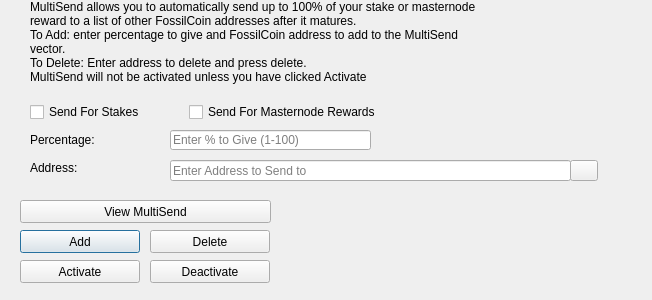
<?xml version="1.0" encoding="UTF-8"?>
<ui version="4.0">
 <class>MultiSendDialog</class>
 <widget class="QDialog" name="MultiSendDialog">
  <property name="windowModality">
   <enum>Qt::NonModal</enum>
  </property>
  <property name="geometry">
   <rect>
    <x>0</x>
    <y>0</y>
    <width>652</width>
    <height>300</height>
   </rect>
  </property>
  <property name="windowTitle">
   <string>MultiSend</string>
  </property>
  <widget class="QLineEdit" name="multiSendPercentEdit">
   <property name="geometry">
    <rect>
     <x>170</x>
     <y>130</y>
     <width>201</width>
     <height>20</height>
    </rect>
   </property>
   <property name="toolTip">
    <string>Enter whole numbers 1 - 100</string>
   </property>
   <property name="placeholderText">
    <string>Enter % to Give (1-100)</string>
   </property>
  </widget>
  <widget class="QLineEdit" name="multiSendAddressEdit">
   <property name="geometry">
    <rect>
     <x>170</x>
     <y>160</y>
     <width>401</width>
     <height>21</height>
    </rect>
   </property>
   <property name="toolTip">
    <string/>
   </property>
   <property name="placeholderText">
    <string>Enter Address to Send to</string>
   </property>
  </widget>
  <widget class="QLabel" name="label_2">
   <property name="geometry">
    <rect>
     <x>30</x>
     <y>0</y>
     <width>451</width>
     <height>121</height>
    </rect>
   </property>
   <property name="lineWidth">
    <number>1</number>
   </property>
   <property name="text">
    <string>MultiSend allows you to automatically send up to 100% of your stake or masternode reward to a list of other FossilCoin addresses after it matures.
To Add: enter percentage to give and FossilCoin address to add to the MultiSend vector.
To Delete: Enter address to delete and press delete.
MultiSend will not be activated unless you have clicked Activate</string>
   </property>
   <property name="alignment">
    <set>Qt::AlignLeading|Qt::AlignLeft|Qt::AlignTop</set>
   </property>
   <property name="wordWrap">
    <bool>true</bool>
   </property>
  </widget>
  <widget class="QLabel" name="message">
   <property name="geometry">
    <rect>
     <x>290</x>
     <y>200</y>
     <width>351</width>
     <height>91</height>
    </rect>
   </property>
   <property name="text">
    <string/>
   </property>
  </widget>
  <widget class="QPushButton" name="addButton">
   <property name="geometry">
    <rect>
     <x>20</x>
     <y>230</y>
     <width>120</width>
     <height>23</height>
    </rect>
   </property>
   <property name="toolTip">
    <string/>
   </property>
   <property name="statusTip">
    <string>Add to MultiSend Vector</string>
   </property>
   <property name="text">
    <string>Add</string>
   </property>
  </widget>
  <widget class="QPushButton" name="disableButton">
   <property name="geometry">
    <rect>
     <x>150</x>
     <y>260</y>
     <width>120</width>
     <height>23</height>
    </rect>
   </property>
   <property name="statusTip">
    <string>Deactivate MultiSend</string>
   </property>
   <property name="text">
    <string>Deactivate</string>
   </property>
  </widget>
  <widget class="QPushButton" name="addressBookButton">
   <property name="geometry">
    <rect>
     <x>570</x>
     <y>160</y>
     <width>28</width>
     <height>21</height>
    </rect>
   </property>
   <property name="toolTip">
    <string>Choose an address from the address book</string>
   </property>
   <property name="text">
    <string/>
   </property>
   <property name="icon">
    <iconset resource="../fossilcoin.qrc">
     <normaloff>:/icons/address-book</normaloff>:/icons/address-book</iconset>
   </property>
   <property name="shortcut">
    <string>Alt+A</string>
   </property>
   <property name="autoDefault">
    <bool>false</bool>
   </property>
  </widget>
  <widget class="QLabel" name="label">
   <property name="geometry">
    <rect>
     <x>30</x>
     <y>130</y>
     <width>121</width>
     <height>20</height>
    </rect>
   </property>
   <property name="toolTip">
    <string>Percentage of stake to send</string>
   </property>
   <property name="text">
    <string>Percentage:</string>
   </property>
  </widget>
  <widget class="QLabel" name="label_5">
   <property name="geometry">
    <rect>
     <x>30</x>
     <y>160</y>
     <width>111</width>
     <height>16</height>
    </rect>
   </property>
   <property name="toolTip">
    <string>Address to send portion of stake to</string>
   </property>
   <property name="text">
    <string>Address:</string>
   </property>
  </widget>
  <widget class="QPushButton" name="deleteButton">
   <property name="geometry">
    <rect>
     <x>150</x>
     <y>230</y>
     <width>120</width>
     <height>23</height>
    </rect>
   </property>
   <property name="toolTip">
    <string/>
   </property>
   <property name="statusTip">
    <string>Delete Address From MultiSend Vector</string>
   </property>
   <property name="text">
    <string>Delete</string>
   </property>
  </widget>
  <widget class="QPushButton" name="activateButton">
   <property name="geometry">
    <rect>
     <x>20</x>
     <y>260</y>
     <width>120</width>
     <height>23</height>
    </rect>
   </property>
   <property name="statusTip">
    <string>Activate MultiSend</string>
   </property>
   <property name="text">
    <string>Activate</string>
   </property>
  </widget>
  <widget class="QPushButton" name="viewButton">
   <property name="geometry">
    <rect>
     <x>20</x>
     <y>200</y>
     <width>251</width>
     <height>23</height>
    </rect>
   </property>
   <property name="toolTip">
    <string/>
   </property>
   <property name="statusTip">
    <string>View MultiSend Vector</string>
   </property>
   <property name="text">
    <string>View MultiSend</string>
   </property>
  </widget>
  <widget class="QWidget" name="horizontalLayoutWidget">
   <property name="geometry">
    <rect>
     <x>30</x>
     <y>100</y>
     <width>351</width>
     <height>24</height>
    </rect>
   </property>
   <layout class="QHBoxLayout" name="horizontalLayout">
    <item>
     <widget class="QCheckBox" name="multiSendStakeCheckBox">
      <property name="text">
       <string>Send For Stakes</string>
      </property>
     </widget>
    </item>
    <item>
     <widget class="QCheckBox" name="multiSendMasternodeCheckBox">
      <property name="text">
       <string>Send For Masternode Rewards</string>
      </property>
     </widget>
    </item>
   </layout>
  </widget>
 </widget>
 <resources>
  <include location="../fossilcoin.qrc"/>
 </resources>
 <connections/>
</ui>
